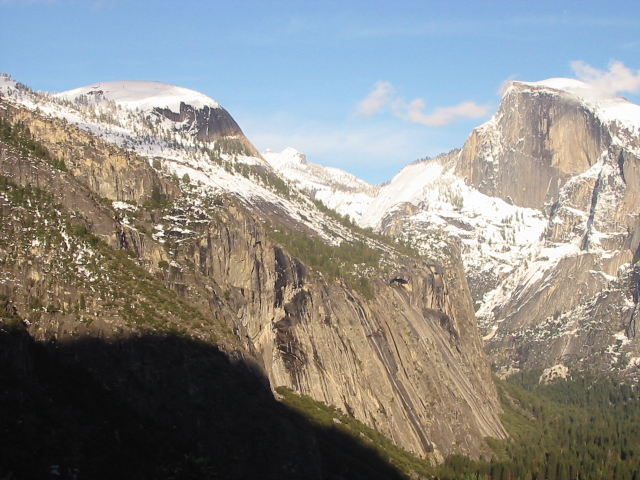
#> input picture 模式识别/模式识别课程第一次作业/images/yosemite1.jpg, 640 x 480 px, found by its file name
$ python SIFT_RN2.py
#> lines starting #> are read from the running program, lines starting #| are printed output that depends on the picture
import random
import math
import cv2
import matplotlib.pyplot as plt
import matplotlib.image as mpimg
from PIL import Image
import numpy as np
#设置一个至少10个匹配的条件（有MinMatchNum指定）来找目标
MinMatchNum = 20
def merge(L,R):
    L = cv2.GaussianBlur(L,(3,3),0)
    R = cv2.GaussianBlur(R,(3,3),0)
    #创建sift检测器
    sift = cv2.xfeatures2d.SIFT_create()
    # 计算所有特征点的特征值kp和特征向量des并获取
    left_kp, left_des = sift.detectAndCompute(R, None)
    righ_kp, righ_des = sift.detectAndCompute(L, None)
    # BFMatcher爆力解决匹配，但是不好的特征值匹配较多
    bf = cv2.BFMatcher()
    matches = bf.knnMatch(left_des, righ_des, k=2)
    # 进行特征点匹配筛选
    BetterChoose1 = []
    for m, n in matches:
        #认为第一近的点小于第二近的点一倍以上是好的匹配BetterChoose1
        if m.distance < 0.5 * n.distance:
            BetterChoose1.append(m)
    # 但是由于爆力匹配的较好结果BetterChoose1匹配效果仍然不理想。
    # 所以我们想到用Ransat的方法优化匹配结果
    BetterChoose2 = np.expand_dims(BetterChoose1, 1)
    match = cv2.drawMatchesKnn(L, left_kp, R, righ_kp, BetterChoose2[:30], None, flags=2)
    # 判断是否当前模型已经符合超过MinMatchNum个点
    if len(BetterChoose1) > MinMatchNum:
        # 获取关键点的坐标
        src_pts = np.float32([left_kp[m.queryIdx].pt for m in BetterChoose1]).reshape(-1, 1, 2)
        dst_pts = np.float32([righ_kp[m.trainIdx].pt for m in BetterChoose1]).reshape(-1, 1, 2)
        #在这里调用RANSAC方法得到解H
        H, modle = cv2.findHomography(src_pts, dst_pts, cv2.RANSAC, 5.0)
        wrap = cv2.warpPerspective(R, H, (R.shape[1] + R.shape[1], R.shape[0] + R.shape[0]))
        wrap[0:R.shape[0], 0:R.shape[1]] = L
        #得到新的位置
        rows, cols = np.where(wrap[:, :, 0] != 0)
        min_row, max_row = min(rows), max(rows) + 1
        min_col, max_col = min(cols), max(cols) + 1
        # 去除黑色无用部分
        LeftAndRight = wrap[min_row:max_row, min_col:max_col, :]
    # 将图片结果进行显示
    scal = 0.7 #蹄片显示比例控制
    # cv2.imshow('connect', cv2.resize(match, (0, 0), fx=scal, fy=scal, interpolation=cv2.INTER_NEAREST))
    cv2.imshow('LeftAndRightg',cv2.resize(LeftAndRight, (0, 0), fx=scal, fy=scal, interpolation=cv2.INTER_NEAREST))
    cv2.waitKey(0)
    cv2.destroyAllWindows()
    return LeftAndRight


L = cv2.imread('images\\yosemite1.jpg')          # queryImage
#> L is the input picture: shape (480, 640, 3); mean B, G, R 135.4, 139.3, 139.5
R = cv2.imread('images\\yosemite2.jpg')          # trainImage
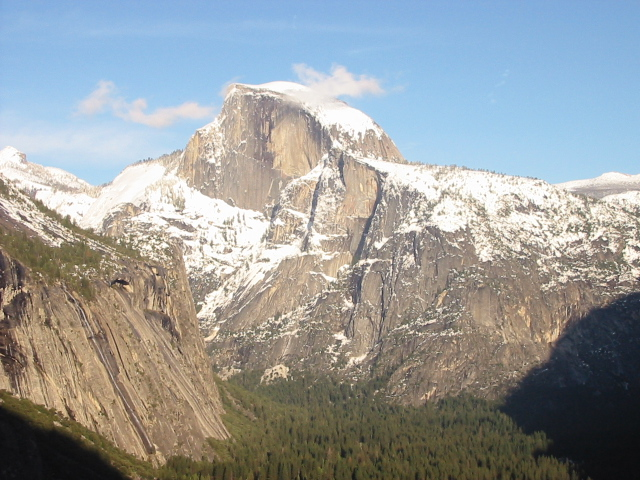
#> input picture 模式识别/模式识别课程第一次作业/images/yosemite2.jpg, 640 x 480 px, found by its file name
#> R is the input picture: shape (480, 640, 3); mean B, G, R 155.6, 155.5, 151.7
L1 = cv2.imread('images\\yosemite3.jpg')          # queryImage
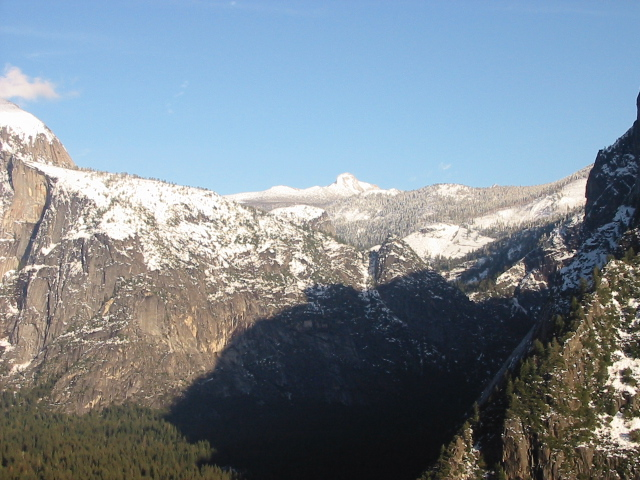
#> input picture 模式识别/模式识别课程第一次作业/images/yosemite3.jpg, 640 x 480 px, found by its file name
#> L1 is the input picture: shape (480, 640, 3); mean B, G, R 145.3, 135.4, 123.3
R2 = cv2.imread('images\\yosemite4.jpg')          # trainImage
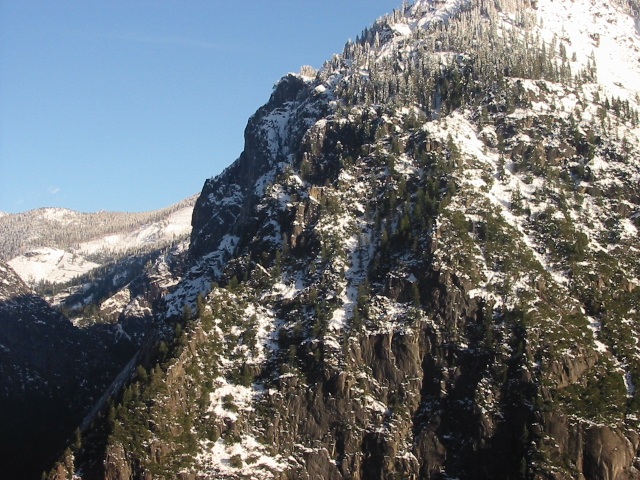
#> input picture 模式识别/模式识别课程第一次作业/images/yosemite4.jpg, 640 x 480 px, found by its file name
#> R2 is the input picture: shape (480, 640, 3); mean B, G, R 115.4, 112.1, 107.1
X = merge(L,R)
#> in merge, `left_kp, left_des = sift.detectAndCompute(R, None)`: left_kp = 3154 keypoints; strongest (x, y, size): (340, 336, 5.5), (378, 245, 4.9), (370, 261, 3.9), (558, 254, 3.2)
#> in merge, `righ_kp, righ_des = sift.detectAndCompute(L, None)`: righ_kp = 3577 keypoints; strongest (x, y, size): (187, 231, 3.2), (162, 241, 2.9), (36, 242, 4.4), (46, 222, 2.6)
#> in merge, `matches = bf.knnMatch(left_des, righ_des, k=2)`: matches = 3154 matches
#> after the loop in merge, `for m, n in matches:`: BetterChoose1 = 1373 matches
#> in merge, `src_pts = np.float32([left_kp[m.queryIdx].pt for m in BetterChoose1])...`: src_pts = 1373 rows, first 8: [5.25, 181.9], [7.77, 198.9], [7.94, 256], [8.57, 180.9], [8.96, 209.8], [10.11, 287.7], [10.43, 192.7], [10.44, 393.5]
#> in merge, `dst_pts = np.float32([righ_kp[m.trainIdx].pt for m in BetterChoose1])...`: dst_pts = 1373 rows, first 8: [285.7, 182.1], [288.3, 199.1], [288.8, 255.2], [288.9, 181.3], [289.4, 209.6], [291, 285.9], [290.8, 192.9], [291, 390.1]
#> in merge, `H, modle = cv2.findHomography(src_pts, dst_pts, cv2.RANSAC, 5.0)`: H = [[0.939, 0.000761, 280.8], [-0.0255, 0.983, 3.3], [-9.46e-05, -2.01e-06, 1]]; modle = 1373 values from 1 to 1
#> in merge, `min_row, max_row = min(rows), max(rows) + 1`: min_row = 0; max_row = 489
#> in merge, `min_col, max_col = min(cols), max(cols) + 1`: min_col = 0; max_col = 940
X2 = merge(L1,R2)
#> in merge (call 2), `left_kp, left_des = sift.detectAndCompute(R, None)`: left_kp = 5546 keypoints; strongest (x, y, size): (272, 391, 4.1), (601, 347, 6.7), (321, 88, 4.8), (583, 311, 2.8)
#> in merge (call 2), `righ_kp, righ_des = sift.detectAndCompute(L, None)`: righ_kp = 2821 keypoints; strongest (x, y, size): (614, 293, 3.4), (626, 376, 9), (632, 390, 5.5), (632, 303, 6.2)
#> in merge (call 2), `matches = bf.knnMatch(left_des, righ_des, k=2)`: matches = 5546 matches
#> after the loop in merge (call 2), `for m, n in matches:`: BetterChoose1 = 674 matches
#> in merge (call 2), `src_pts = np.float32([left_kp[m.queryIdx].pt for m in BetterChoose1])...`: src_pts = 674 rows, first 8: [6.59, 304.5], [6.59, 304.5], [6.9, 286], [10.81, 274.9], [11.1, 257.8], [12.13, 248.5], [14.07, 272.5], [15.19, 269]
#> in merge (call 2), `dst_pts = np.float32([righ_kp[m.trainIdx].pt for m in BetterChoose1])...`: dst_pts = 674 rows, first 8: [403.7, 280.5], [403.7, 280.5], [403.5, 262.1], [407.3, 251.2], [406.9, 234.3], [407.7, 225.4], [410.1, 248.6], [411.1, 245.1]

width = 480
height = 360
image_x_resized = cv2.resize(X, (width, height))
image_x2_resized = cv2.resize(X2, (width, height))
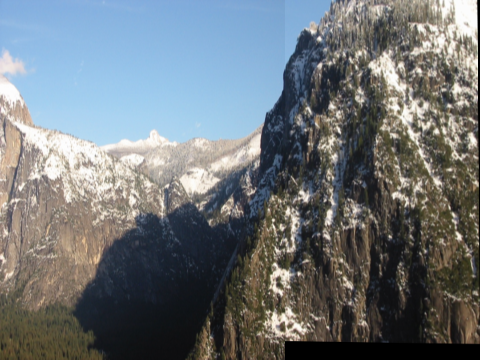
#> image_x2_resized: shape (360, 480, 3); mean of channels 0, 1, 2 120, 116.4, 110.5; drawn as B, G, R


X = merge(image_x_resized,image_x2_resized)
#> in merge (call 3), `left_kp, left_des = sift.detectAndCompute(R, None)`: left_kp = 2216 keypoints; strongest (x, y, size): (472, 140, 6.2), (305, 196, 8), (436, 131, 3.7), (332, 106, 4.4)
#> in merge (call 3), `righ_kp, righ_des = sift.detectAndCompute(L, None)`: righ_kp = 1395 keypoints; strongest (x, y, size): (61, 151, 4), (108, 90, 15.5), (474, 186, 5.1), (94, 78, 3.8)
#> in merge (call 3), `matches = bf.knnMatch(left_des, righ_des, k=2)`: matches = 2216 matches
#> after the loop in merge (call 3), `for m, n in matches:`: BetterChoose1 = 178 matches
#> in merge (call 3), `match = cv2.drawMatchesKnn(L, left_kp, R, righ_kp, BetterChoose2[:30],..`:
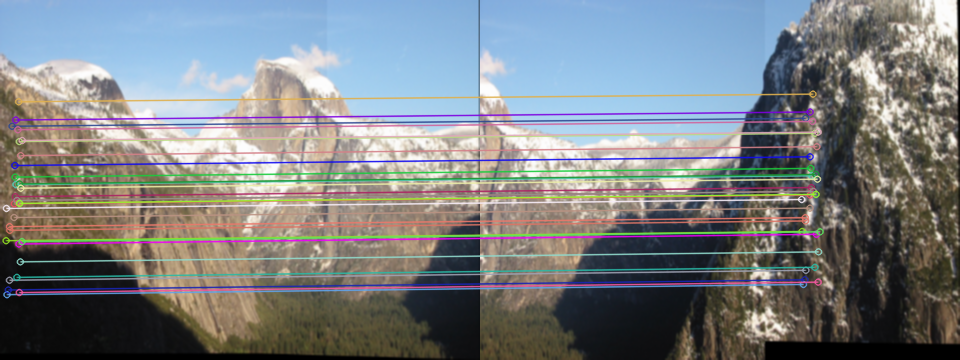
#> match: shape (360, 960, 3); mean of channels 0, 1, 2 131.1, 128.3, 124.4; drawn as B, G, R
#> in merge (call 3), `src_pts = np.float32([left_kp[m.queryIdx].pt for m in BetterChoose1])...`: src_pts = 178 rows, first 8: [5.61, 240.2], [5.95, 207.9], [6.49, 294.2], [7.82, 289.5], [9, 279.7], [9.09, 226.1], [9.33, 229.8], [11.61, 125.8]
#> in merge (call 3), `dst_pts = np.float32([righ_kp[m.trainIdx].pt for m in BetterChoose1])...`: dst_pts = 178 rows, first 8: [321.6, 231], [321.2, 199], [322.9, 283.9], [324.4, 279.3], [325.4, 269.8], [324.8, 217.2], [324.9, 220.4], [325.2, 117.8]
#> in merge (call 3), `H, modle = cv2.findHomography(src_pts, dst_pts, cv2.RANSAC, 5.0)`: H = [[0.996, 0.0196, 309.7], [-0.133, 0.978, -4.13], [-0.000463, -3.35e-06, 1]]; modle = 178 values from 1 to 1
#> in merge (call 3), `wrap[0:R.shape[0], 0:R.shape[1]] = L`:
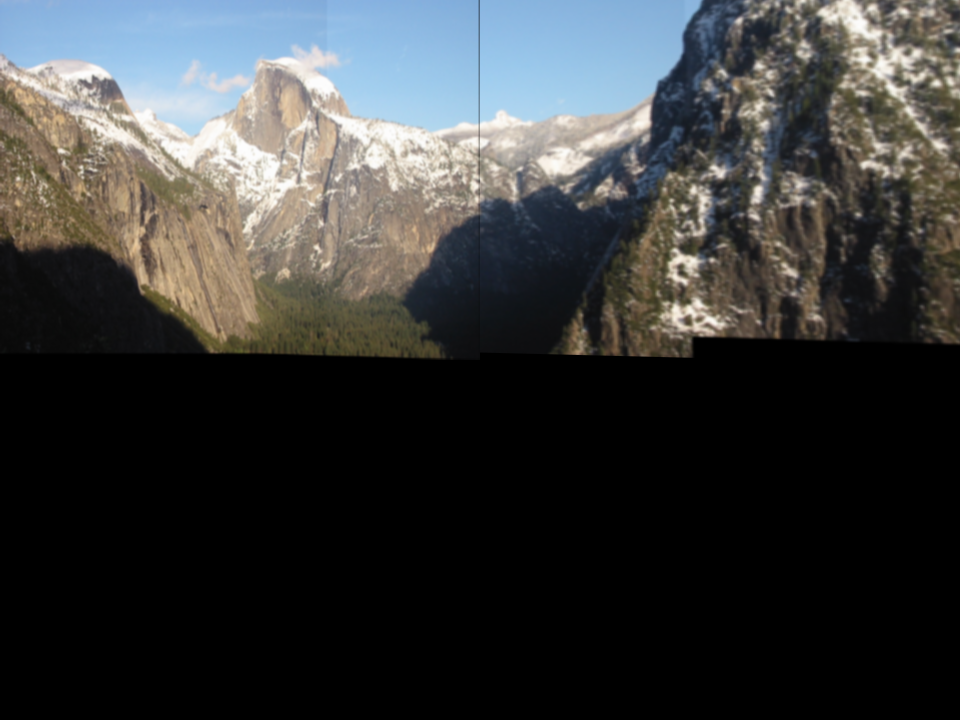
#> wrap: shape (720, 960, 3); mean of channels 0, 1, 2 58.1, 58.1, 56.6; drawn as B, G, R
#> in merge (call 3), `min_row, max_row = min(rows), max(rows) + 1`: max_row = 360
#> in merge (call 3), `min_col, max_col = min(cols), max(cols) + 1`: max_col = 960
#> in merge (call 3), `cv2.imshow('LeftAndRightg',cv2.resize(LeftAndRight, (0, 0), fx=scal, f..`:
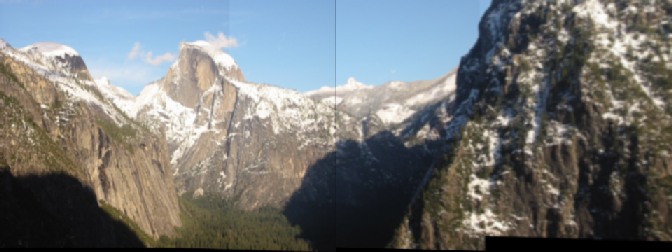
#> window 'LeftAndRightg': shape (252, 672, 3); mean B, G, R 116.6, 116.6, 113.5
